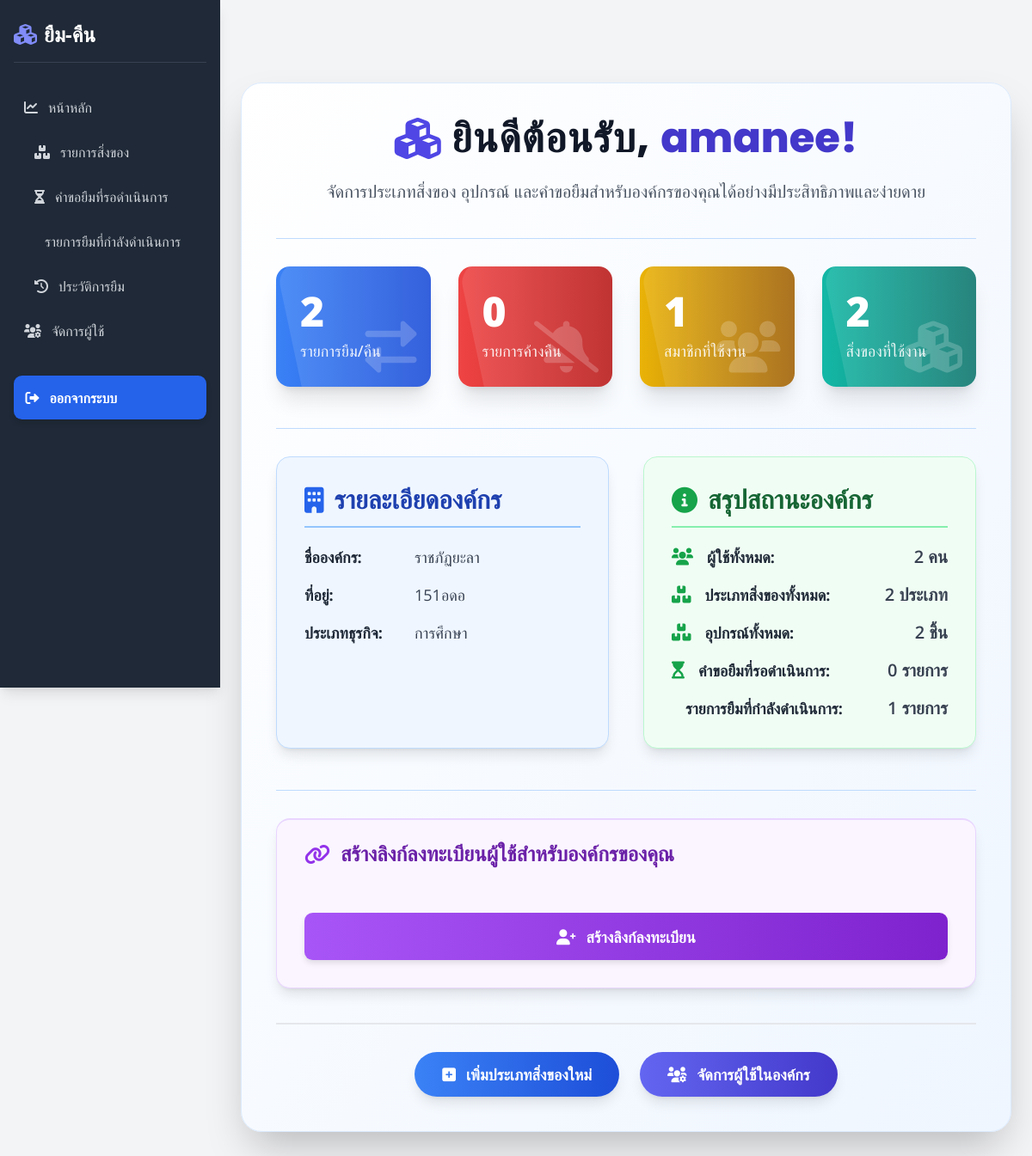
/dashboard/ (signed in), run on the app's committed database.
### users/models.py (models this page shows, shortened)
class CustomUser(AbstractUser):
    organization = models.ForeignKey(Organization, on_delete=models.SET_NULL, null=True, blank=True, verbose_name="องค์กร")
    is_org_admin = models.BooleanField(default=False, verbose_name="ผู้ดูแลองค์กร")
    is_platform_admin = models.BooleanField(default=False, verbose_name="ผู้ดูแลแพลตฟอร์ม")
    phone_number = models.CharField(max_length=20, blank=True, null=True)
    class Meta:
        verbose_name = "ผู้ใช้งาน"
        verbose_name_plural = "ผู้ใช้งาน"

class Organization(models.Model):
    name = models.CharField(max_length=255, unique=True, verbose_name="ชื่อองค์กร")
    address = models.TextField(verbose_name="ที่อยู่")
    business_type = models.CharField(max_length=255, verbose_name="ประเภทธุรกิจ", blank=True, null=True)
    class Meta:
        verbose_name = "องค์กร"
        verbose_name_plural = "องค์กร"

### users/views.py (the view)
# urls.py: path('', RedirectView.as_view(url='/user-dashboard/', permanent=False), name='home'),
@login_required
def dashboard(request):
    if request.user.is_superuser:
        messages.info(request, "ในฐานะ Platform Admin คุณจะถูกนำไปยังหน้า Django Administration Site เพื่อจัดการข้อมูลทั้งหมด")
        return redirect('/admin/')
    elif request.user.is_org_admin:
        organization = request.user.organization
        total_users = CustomUser.objects.filter(organization=organization).count()
        total_item_types = Item.objects.filter(organization=organization).count()
        total_assets = Asset.objects.filter(item__organization=organization).count()
        pending_loans_count = Loan.objects.filter(asset__item__organization=organization, status='pending').count()
        active_loans_count = Loan.objects.filter(asset__item__organization=organization, status='approved').count()
        total_loans_transactions = Loan.objects.filter(
            asset__item__organization=organization
        ).exclude(status='pending').count() # ไม่นับ pending เพราะมีส่วนของมันเอง
        overdue_loans_count = Loan.objects.filter(
            asset__item__organization=organization,
            status='approved',
            due_date__lt=timezone.now().date() # วันที่ครบกำหนดคืนน้อยกว่าวันนี้
        ).count()
        active_users_count = CustomUser.objects.filter(
            organization=organization,
            is_active=True
        ).exclude(id=request.user.id).count() # ไม่นับตัวแอดมินเอง
        total_active_items = Asset.objects.filter(
            item__organization=organization
        ).filter(status__in=['available', 'on_loan']).count()
        context = {
            'is_superuser_dashboard': False,
            'organization': organization,
            'total_users': total_users,
            'total_item_types': total_item_types,
            'total_assets': total_assets,
            'pending_loans_count': pending_loans_count,
            'active_loans_count': active_loans_count,
            'total_loans_transactions': total_loans_transactions,
            'overdue_loans_count': overdue_loans_count,
            'active_users_count': active_users_count,
            'total_active_items': total_active_items,
        }
        return render(request, 'users/dashboard.html', context)
    else:
        messages.error(request, "คุณไม่มีสิทธิ์เข้าถึงแดชบอร์ดนี้")
        return redirect('user_dashboard')

### users/context_processors.py (called while the page is built)
def unread_notifications_count(request):
    if request.user.is_authenticated:
        count = Notification.objects.filter(user=request.user, is_read=False).count()
        return {'unread_notifications_count': count}
    return {'unread_notifications_count': 0} # หากผู้ใช้ยังไม่ได้ล็อกอิน ให้ส่ง 0

### users/templates/users/dashboard.html (shortened to what this page needs)
{% extends 'users/base.html' %}
{% block content %}
<div class="bg-gradient-to-br from-white to-blue-50 p-6 md:p-8 lg:p-10 rounded-3xl shadow-2xl max-w-6xl mx-auto my-10 border border-blue-100 animate-fade-in">
    <h1 class="text-4xl md:text-5xl font-extrabold text-gray-900 mb-6 text-center flex flex-col sm:flex-row items-center justify-center gap-x-3 leading-tight">
        <i class="fas fa-cubes text-indigo-600 text-5xl mb-2 sm:mb-0"></i> <span class="tracking-wide">ยินดีต้อนรับ,</span> <span class="text-indigo-700">{{ user.username }}!</span>
    </h1>
    <p class="text-gray-600 mb-10 text-center text-lg md:text-xl max-w-3xl mx-auto leading-relaxed">
        จัดการประเภทสิ่งของ อุปกรณ์ และคำขอยืมสำหรับองค์กรของคุณได้อย่างมีประสิทธิภาพและง่ายดาย
    </p>
    <hr class="my-8 border-blue-200">
    <div class="grid grid-cols-1 sm:grid-cols-2 lg:grid-cols-4 gap-8 mb-12">
        <div class="relative bg-gradient-to-r from-blue-500 to-blue-700 text-white rounded-2xl p-7 flex flex-col justify-between shadow-xl transform hover:scale-105 transition-all duration-300 ease-in-out cursor-pointer overflow-hidden">
            <div class="absolute inset-0 bg-white opacity-10 rounded-2xl -rotate-12 scale-150 transform origin-top-left"></div>
            <div class="relative z-10">
                <div class="text-5xl font-extrabold mb-2">{{ total_loans_transactions }}</div>
                <div class="text-lg font-medium opacity-90">รายการยืม/คืน</div>
            </div>
            <i class="fas fa-exchange-alt text-6xl opacity-20 absolute bottom-4 right-4"></i>
        </div>
        <div class="relative bg-gradient-to-r from-red-500 to-red-700 text-white rounded-2xl p-7 flex flex-col justify-between shadow-xl transform hover:scale-105 transition-all duration-300 ease-in-out cursor-pointer overflow-hidden">
            <div class="absolute inset-0 bg-white opacity-10 rounded-2xl -rotate-12 scale-150 transform origin-top-left"></div>
            <div class="relative z-10">
                <div class="text-5xl font-extrabold mb-2">{{ overdue_loans_count }}</div>
                <div class="text-lg font-medium opacity-90">รายการค้างคืน</div>
            </div>
            <i class="fas fa-bell-slash text-6xl opacity-20 absolute bottom-4 right-4"></i>
        </div>
        <div class="relative bg-gradient-to-r from-yellow-500 to-yellow-700 text-white rounded-2xl p-7 flex flex-col justify-between shadow-xl transform hover:scale-105 transition-all duration-300 ease-in-out cursor-pointer overflow-hidden">
            <div class="absolute inset-0 bg-white opacity-10 rounded-2xl -rotate-12 scale-150 transform origin-top-left"></div>
            <div class="relative z-10">
                <div class="text-5xl font-extrabold mb-2">{{ active_users_count }}</div>
                <div class="text-lg font-medium opacity-90">สมาชิกที่ใช้งาน</div>
            </div>
            <i class="fas fa-users text-6xl opacity-20 absolute bottom-4 right-4"></i>
        </div>
        <div class="relative bg-gradient-to-r from-teal-500 to-teal-700 text-white rounded-2xl p-7 flex flex-col justify-between shadow-xl transform hover:scale-105 transition-all duration-300 ease-in-out cursor-pointer overflow-hidden">
            <div class="absolute inset-0 bg-white opacity-10 rounded-2xl -rotate-12 scale-150 transform origin-top-left"></div>
            <div class="relative z-10">
                <div class="text-5xl font-extrabold mb-2">{{ total_active_items }}</div>
                <div class="text-lg font-medium opacity-90">สิ่งของที่ใช้งาน</div>
            </div>
            <i class="fas fa-cubes text-6xl opacity-20 absolute bottom-4 right-4"></i>
        </div>
    </div>
    <hr class="my-8 border-blue-200">
    <div class="grid grid-cols-1 md:grid-cols-2 gap-10 mb-12">
        <div id="organization-details" class="p-8 bg-blue-50 rounded-2xl shadow-lg border border-blue-200 hover:shadow-xl transition-shadow duration-300 animate-slide-in-left">
            <h2 class="text-3xl font-bold text-blue-800 mb-5 pb-3 border-b-2 border-blue-300 flex items-center gap-x-3">
                <i class="fas fa-building text-blue-600 text-3xl"></i> รายละเอียดองค์กร
            </h2>
            <ul class="space-y-4 text-lg text-gray-700">
                <li class="flex items-start">
                    <strong class="text-gray-800 w-32 flex-shrink-0">ชื่อองค์กร:</strong>
                    <span class="flex-grow">{{ organization.name }}</span>
                </li>
                <li class="flex items-start">
                    <strong class="text-gray-800 w-32 flex-shrink-0">ที่อยู่:</strong>
                    <span class="flex-grow">{{ organization.address }}</span>
                </li>
                <li class="flex items-start">
                    <strong class="text-gray-800 w-32 flex-shrink-0">ประเภทธุรกิจ:</strong>
                    <span class="flex-grow">{{ organization.business_type }}</span>
                </li>
            </ul>
        </div>
        <div class="p-8 bg-green-50 rounded-2xl shadow-lg border border-green-200 hover:shadow-xl transition-shadow duration-300 animate-slide-in-right">
            <h2 class="text-3xl font-bold text-green-800 mb-5 pb-3 border-b-2 border-green-300 flex items-center gap-x-3">
                <i class="fas fa-info-circle text-green-600 text-3xl"></i> สรุปสถานะองค์กร
            </h2>
            <ul class="space-y-4 text-lg text-gray-700">
                <li class="flex items-center"><i class="fas fa-users mr-4 text-green-600 text-xl"></i> <strong class="text-gray-800">ผู้ใช้ทั้งหมด:</strong> <span class="ml-auto text-xl font-semibold">{{ total_users }} คน</span></li>
                <li class="flex items-center"><i class="fas fa-boxes-stacked mr-4 text-green-600 text-xl"></i> <strong class="text-gray-800">ประเภทสิ่งของทั้งหมด:</strong> <span class="ml-auto text-xl font-semibold">{{ total_item_types }} ประเภท</span></li>
                <li class="flex items-center"><i class="fas fa-boxes-alt mr-4 text-green-600 text-xl"></i> <strong class="text-gray-800">อุปกรณ์ทั้งหมด:</strong> <span class="ml-auto text-xl font-semibold">{{ total_assets }} ชิ้น</span></li>
                <li class="flex items-center"><i class="fas fa-hourglass-start mr-4 text-green-600 text-xl"></i> <strong class="text-gray-800">คำขอยืมที่รอดำเนินการ:</strong> <span class="ml-auto text-xl font-semibold">{{ pending_loans_count }} รายการ</span></li>
                <li class="flex items-center"> <strong class="text-gray-800">รายการยืมที่กำลังดำเนินการ:</strong> <span class="ml-auto text-xl font-semibold">{{ active_loans_count }} รายการ</span></li>
            </ul>
        </div>
    </div>
    <hr class="my-8 border-blue-200">
    {% if user.is_org_admin %}
        <div class="mt-8 pt-6 border-t-2 border-gray-200 p-8 bg-purple-50 rounded-2xl shadow-lg border border-purple-200 hover:shadow-xl transition-shadow duration-300 animate-fade-in">
            <h3 class="text-2xl font-bold text-purple-800 mb-5 flex items-center gap-x-3">
                <i class="fas fa-link text-purple-600 text-2xl"></i> สร้างลิงก์ลงทะเบียนผู้ใช้สำหรับองค์กรของคุณ
            </h3>
            <form method="post" action="{% url 'generate_registration_link' %}" class="flex flex-col sm:flex-row items-center gap-6">
                <button type="submit" class="w-full sm:w-auto bg-gradient-to-r from-purple-500 to-purple-700 hover:from-purple-600 hover:to-purple-800 text-white font-bold py-3 px-8 rounded-full transition duration-300 transform hover:scale-105 shadow-lg flex items-center justify-center text-lg">
                    <i class="fas fa-user-plus mr-3"></i> สร้างลิงก์ลงทะเบียน
                </button>
            </form>
        </div>
    {% endif %}
    <div class="mt-10 pt-8 border-t-2 border-gray-200 flex flex-wrap gap-6 justify-center animate-fade-in-up">
        <a href="{% url 'add_item' %}" class="bg-gradient-to-r from-blue-500 to-blue-700 hover:from-blue-600 hover:to-blue-800 text-white font-bold py-3 px-8 rounded-full transition duration-300 transform hover:scale-105 shadow-lg flex items-center justify-center text-lg">
            <i class="fas fa-plus-square mr-3"></i> เพิ่มประเภทสิ่งของใหม่
        </a>
        <a href="{% url 'manage_organization_users' %}" class="bg-gradient-to-r from-indigo-500 to-indigo-700 hover:from-indigo-600 hover:to-indigo-800 text-white font-bold py-3 px-8 rounded-full transition duration-300 transform hover:scale-105 shadow-lg flex items-center justify-center text-lg">
            <i class="fas fa-users-gear mr-3"></i> จัดการผู้ใช้ในองค์กร
        </a>
    </div>
</div>
{% endblock content %}

### users/templates/users/base.html (style rules this page uses)
body { font-family: 'Open Sans', sans-serif; background-color: #f3f4f6; min-height: 100vh; display: flex; color: #374151; }
h1, h2, h3 { font-family: 'Poppins', sans-serif; color: #1f2937; font-weight: 700; margin-bottom: 1.5rem; }
h1 { font-size: 2.5rem; text-align: center; margin-bottom: 1rem; }
h2 { font-size: 2rem; }
h3 { font-size: 1.75rem; }
button[type="submit"] { width: 100%; padding: 0.85rem; background-color: #2563eb; color: #fff; font-weight: 600; border-radius: 0.6rem; cursor: pointer; margin-top: 2rem; box-shadow: 0 4px 6px rgba(0,0,0,0.1); transition: background-color 0.3s, transform 0.2s, box-shadow 0.2s; }

### users/templates/users/dashboard.html (style rules this page uses)
.animate-fade-in { animation: fadeIn 0.8s ease-out forwards; }
.animate-slide-in-left { animation: slideInLeft 0.8s ease-out forwards; }
.animate-slide-in-right { animation: slideInRight 0.8s ease-out forwards; }
.animate-fade-in-up { animation: fadeInUp 0.8s ease-out forwards; }

### data on the page
CustomUser: username "amanee"
Organization: name "ราชภัฏยะลา", address "151อดอ", business_type "การศึกษา"

### other printed values
{{ total_loans_transactions }} "2"
{{ overdue_loans_count }} "0"
{{ active_users_count }} "1"
{{ total_active_items }} "2"
{{ total_users }} "2"
{{ total_item_types }} "2"
{{ total_assets }} "2"
{{ pending_loans_count }} "0"
{{ active_loans_count }} "1"
